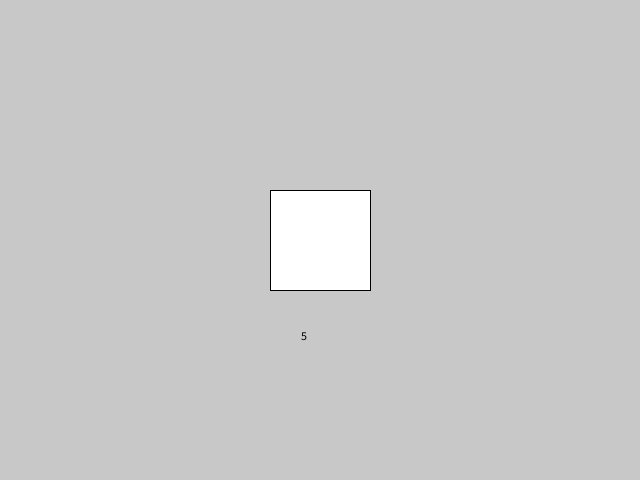
Frame 1 (no input)
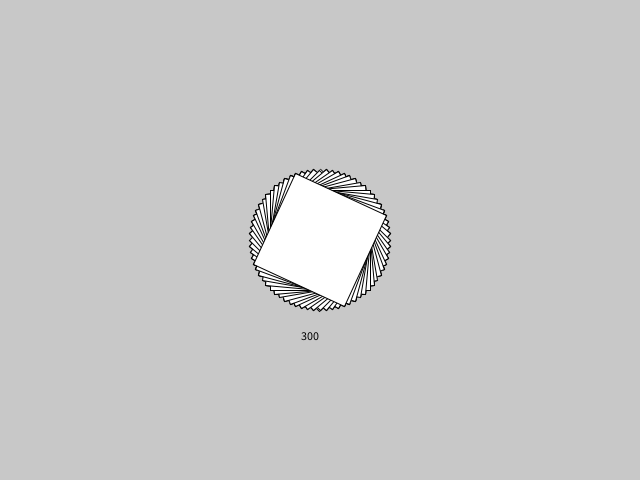
Frame 60 (the mouse pressed at the canvas centre just before this capture)
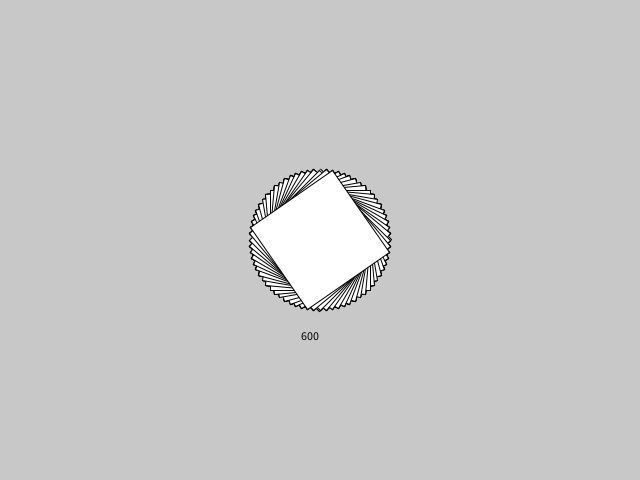
Frame 120 (the mouse held since frame 60 and released just before this capture)

The Processing sketch that drew these frames (run headless with seeded random() and noise(); from frame 60 on, the mouse is pressed at the canvas centre):

// Processing sketch: sketch_150328c
// ── sketch_150328c.pde
int degree = 0;

void setup(){
  size(640, 480);
  background(200);
}

void draw(){
  rectMode(CENTER);
  translate(width/2, height/2);
  pushMatrix();
  rotate(radians(degree));
  rect(0, 0, 100, 100);
  degree = degree + 5;
  
  popMatrix();
  noStroke();
  fill(200);
  rect(0, 100, 100, 40);
  fill(0);
  text(degree, -20, 100);
  fill(255);
  stroke(0);
}
